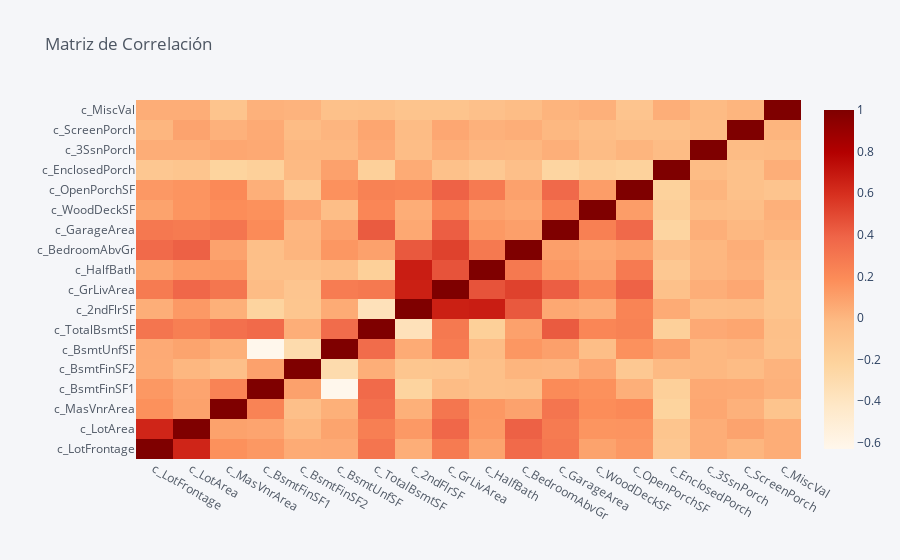

Notebook code cell kept with this figure:
### Code cell
X_train[[x for x in X_train if x!="tgt_SalePrice"]].filter(like="c_").corr(method="spearman").iplot(kind="heatmap",colorscale="orrd",title="Matriz de Correlación")

### Figure 1 — Plotly figure (JSON) as saved in the notebook; plotly's stock layout.template omitted (floating-point values rounded to 4 significant figures; data arrays with more than 128 entries replaced by an {"elided": "..."} marker saying what was removed)
{"data": [{"colorscale": [[0, "rgb(255,247,236)"], [0.125, "rgb(254,232,200)"], [0.25, "rgb(253,212,158)"], [0.375, "rgb(253,187,132)"], [0.5, "rgb(252,141,89)"], [0.625, "rgb(239,101,72)"], [0.75, "rgb(215,48,31)"], [0.875, "rgb(179,0,0)"], [1, "rgb(127,0,0)"]], "type": "heatmap", "x": ["c_LotFrontage", "c_LotArea", "c_MasVnrArea", "c_BsmtFinSF1", "c_BsmtFinSF2", "c_BsmtUnfSF", "c_TotalBsmtSF", "c_2ndFlrSF", "c_GrLivArea", "c_HalfBath", "c_BedroomAbvGr", "c_GarageArea", "c_WoodDeckSF", "c_OpenPorchSF", "c_EnclosedPorch", "c_3SsnPorch", "c_ScreenPorch", "c_MiscVal"], "y": ["c_LotFrontage", "c_LotArea", "c_MasVnrArea", "c_BsmtFinSF1", "c_BsmtFinSF2", "c_BsmtUnfSF", "c_TotalBsmtSF", "c_2ndFlrSF", "c_GrLivArea", "c_HalfBath", "c_BedroomAbvGr", "c_GarageArea", "c_WoodDeckSF", "c_OpenPorchSF", "c_EnclosedPorch", "c_3SsnPorch", "c_ScreenPorch", "c_MiscVal"], "z": {"elided": "18x18 float values"}, "zmax": 1, "zmin": -0.6304}], "layout": {"legend": {"bgcolor": "#F5F6F9", "font": {"color": "#4D5663"}}, "paper_bgcolor": "#F5F6F9", "plot_bgcolor": "#F5F6F9", "title": {"font": {"color": "#4D5663"}, "text": "Matriz de Correlación"}, "xaxis": {"gridcolor": "#E1E5ED", "showgrid": true, "tickfont": {"color": "#4D5663"}, "title": {"font": {"color": "#4D5663"}, "text": ""}, "zerolinecolor": "#E1E5ED"}, "yaxis": {"gridcolor": "#E1E5ED", "showgrid": true, "tickfont": {"color": "#4D5663"}, "title": {"font": {"color": "#4D5663"}, "text": ""}, "zerolinecolor": "#E1E5ED"}}}
